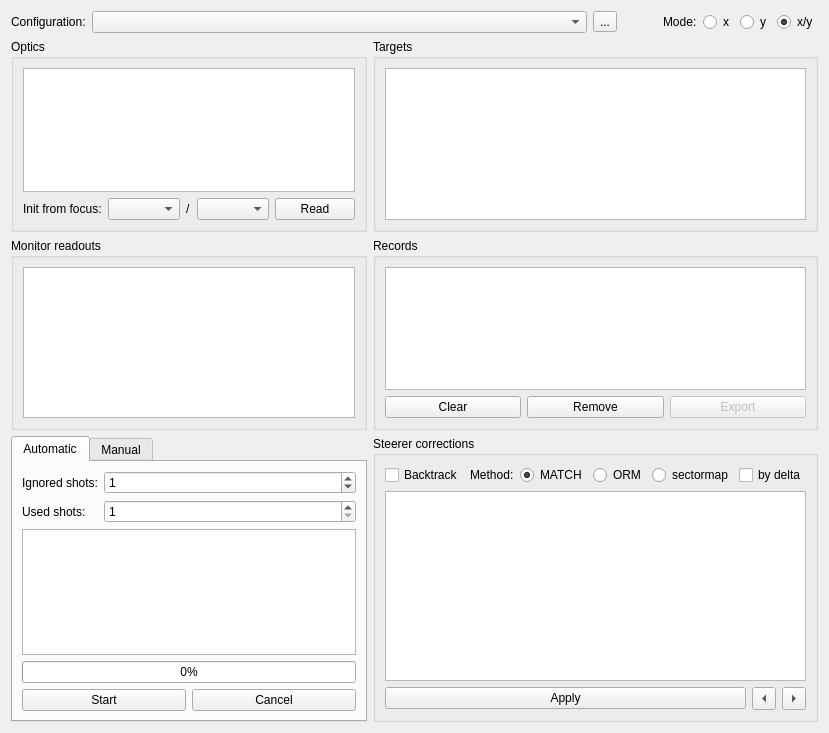
<?xml version="1.0" encoding="UTF-8"?>
<ui version="4.0">
 <class>OVM_Dialog</class>
 <widget class="QWidget" name="OVM_Dialog">
  <property name="geometry">
   <rect>
    <x>0</x>
    <y>0</y>
    <width>821</width>
    <height>733</height>
   </rect>
  </property>
  <property name="windowTitle">
   <string>Optic variation method (orbit flattening)</string>
  </property>
  <layout class="QGridLayout" columnstretch="1,1">
   <item row="0" column="0" colspan="2">
    <layout class="QHBoxLayout" name="_2" stretch="0,1,0,0,0,0,0,0">
     <item>
      <widget class="QLabel" name="label_2">
       <property name="text">
        <string>Configuration:</string>
       </property>
      </widget>
     </item>
     <item>
      <widget class="QComboBox" name="combo_config">
       <property name="sizePolicy">
        <sizepolicy hsizetype="Expanding" vsizetype="Fixed">
         <horstretch>1</horstretch>
         <verstretch>0</verstretch>
        </sizepolicy>
       </property>
      </widget>
     </item>
     <item>
      <widget class="QToolButton" name="btn_edit_conf">
       <property name="text">
        <string>...</string>
       </property>
      </widget>
     </item>
     <item>
      <spacer>
       <property name="orientation">
        <enum>Qt::Horizontal</enum>
       </property>
       <property name="sizeHint" stdset="0">
        <size>
         <width>40</width>
         <height>20</height>
        </size>
       </property>
      </spacer>
     </item>
     <item>
      <widget class="QLabel" name="label_3">
       <property name="text">
        <string>Mode:</string>
       </property>
      </widget>
     </item>
     <item>
      <widget class="QRadioButton" name="radio_mode_x">
       <property name="text">
        <string>x</string>
       </property>
       <attribute name="buttonGroup">
        <string notr="true">buttongroup_xy</string>
       </attribute>
      </widget>
     </item>
     <item>
      <widget class="QRadioButton" name="radio_mode_y">
       <property name="text">
        <string>y</string>
       </property>
       <attribute name="buttonGroup">
        <string notr="true">buttongroup_xy</string>
       </attribute>
      </widget>
     </item>
     <item>
      <widget class="QRadioButton" name="radio_mode_xy">
       <property name="text">
        <string>x/y</string>
       </property>
       <property name="checked">
        <bool>true</bool>
       </property>
       <attribute name="buttonGroup">
        <string notr="true">buttongroup_xy</string>
       </attribute>
      </widget>
     </item>
    </layout>
   </item>
   <item row="6" column="1">
    <widget class="QGroupBox" name="groupBox_2">
     <property name="title">
      <string>Steerer corrections</string>
     </property>
     <layout class="QVBoxLayout" name="gridLayout_2">
      <item>
       <layout class="QHBoxLayout">
        <item>
         <widget class="QCheckBox" name="check_backtrack">
          <property name="text">
           <string>Backtrack</string>
          </property>
         </widget>
        </item>
        <item>
         <spacer name="horizontalSpacer_2">
          <property name="orientation">
           <enum>Qt::Horizontal</enum>
          </property>
          <property name="sizeHint" stdset="0">
           <size>
            <width>40</width>
            <height>20</height>
           </size>
          </property>
         </spacer>
        </item>
        <item>
         <widget class="QLabel" name="label">
          <property name="text">
           <string>Method:</string>
          </property>
         </widget>
        </item>
        <item>
         <widget class="QRadioButton" name="radio_meth_match">
          <property name="text">
           <string>MATCH</string>
          </property>
          <property name="checked">
           <bool>true</bool>
          </property>
          <attribute name="buttonGroup">
           <string notr="true">buttongroup_method</string>
          </attribute>
         </widget>
        </item>
        <item>
         <widget class="QRadioButton" name="radio_meth_orm">
          <property name="text">
           <string>ORM</string>
          </property>
          <attribute name="buttonGroup">
           <string notr="true">buttongroup_method</string>
          </attribute>
         </widget>
        </item>
        <item>
         <widget class="QRadioButton" name="radio_meth_tm">
          <property name="text">
           <string>sectormap</string>
          </property>
          <attribute name="buttonGroup">
           <string notr="true">buttongroup_method</string>
          </attribute>
         </widget>
        </item>
        <item>
         <widget class="QCheckBox" name="check_bydelta">
          <property name="text">
           <string>by delta</string>
          </property>
         </widget>
        </item>
        <item>
         <spacer>
          <property name="orientation">
           <enum>Qt::Horizontal</enum>
          </property>
          <property name="sizeHint" stdset="0">
           <size>
            <width>40</width>
            <height>20</height>
           </size>
          </property>
         </spacer>
        </item>
       </layout>
      </item>
      <item>
       <widget class="TableView" name="tab_corrections">
        <property name="focusPolicy">
         <enum>Qt::ClickFocus</enum>
        </property>
       </widget>
      </item>
      <item>
       <layout class="QHBoxLayout" name="horizontalLayout_3">
        <item>
         <widget class="QPushButton" name="btn_apply">
          <property name="text">
           <string>Apply</string>
          </property>
         </widget>
        </item>
        <item>
         <widget class="QToolButton" name="btn_prev">
          <property name="text">
           <string>...</string>
          </property>
          <property name="arrowType">
           <enum>Qt::LeftArrow</enum>
          </property>
         </widget>
        </item>
        <item>
         <widget class="QToolButton" name="btn_next">
          <property name="text">
           <string>...</string>
          </property>
          <property name="arrowType">
           <enum>Qt::RightArrow</enum>
          </property>
         </widget>
        </item>
       </layout>
      </item>
     </layout>
    </widget>
   </item>
   <item row="6" column="0">
    <widget class="QTabWidget" name="tabs">
     <property name="currentIndex">
      <number>0</number>
     </property>
     <widget class="QWidget" name="tab_2">
      <attribute name="title">
       <string>Automatic</string>
      </attribute>
      <layout class="QGridLayout" name="gridLayout_5">
       <item row="1" column="0">
        <widget class="QPlainTextEdit" name="status_log">
         <property name="tabChangesFocus">
          <bool>true</bool>
         </property>
         <property name="readOnly">
          <bool>true</bool>
         </property>
        </widget>
       </item>
       <item row="3" column="0">
        <layout class="QHBoxLayout" name="horizontalLayout_2">
         <item>
          <widget class="QPushButton" name="btn_proc_start">
           <property name="text">
            <string>Start</string>
           </property>
          </widget>
         </item>
         <item>
          <widget class="QPushButton" name="btn_proc_abort">
           <property name="text">
            <string>Cancel</string>
           </property>
          </widget>
         </item>
        </layout>
       </item>
       <item row="2" column="0">
        <widget class="QProgressBar" name="ctrl_progress">
         <property name="value">
          <number>0</number>
         </property>
        </widget>
       </item>
       <item row="0" column="0">
        <layout class="QFormLayout" name="formLayout">
         <item row="0" column="0">
          <widget class="QLabel" name="label_5">
           <property name="text">
            <string>Ignored shots:</string>
           </property>
          </widget>
         </item>
         <item row="0" column="1">
          <widget class="QSpinBox" name="num_shots_wait">
           <property name="value">
            <number>1</number>
           </property>
          </widget>
         </item>
         <item row="1" column="0">
          <widget class="QLabel" name="label_6">
           <property name="text">
            <string>Used shots:</string>
           </property>
          </widget>
         </item>
         <item row="1" column="1">
          <widget class="QSpinBox" name="num_shots_use">
           <property name="minimum">
            <number>1</number>
           </property>
          </widget>
         </item>
        </layout>
       </item>
      </layout>
     </widget>
     <widget class="QWidget" name="tab_manual">
      <attribute name="title">
       <string>Manual</string>
      </attribute>
      <layout class="QGridLayout" name="gridLayout_3">
       <item row="0" column="0">
        <layout class="QHBoxLayout" name="horizontalLayout_4">
         <item>
          <widget class="QComboBox" name="combo_set_optic"/>
         </item>
         <item>
          <widget class="QPushButton" name="btn_set_optic">
           <property name="text">
            <string>Set optic</string>
           </property>
          </widget>
         </item>
        </layout>
       </item>
       <item row="1" column="0">
        <layout class="QGridLayout" name="gridLayout">
         <item row="1" column="0">
          <widget class="QPushButton" name="btn_update">
           <property name="text">
            <string>Update</string>
           </property>
          </widget>
         </item>
         <item row="1" column="2">
          <widget class="QPushButton" name="btn_fit">
           <property name="text">
            <string>Fit</string>
           </property>
          </widget>
         </item>
         <item row="1" column="1">
          <widget class="QPushButton" name="btn_record">
           <property name="text">
            <string>Record</string>
           </property>
          </widget>
         </item>
        </layout>
       </item>
      </layout>
     </widget>
    </widget>
   </item>
   <item row="2" column="1">
    <widget class="QGroupBox" name="groupBox_4">
     <property name="title">
      <string>Records</string>
     </property>
     <layout class="QGridLayout" name="gridLayout_6">
      <item row="1" column="0">
       <widget class="QPushButton" name="btn_rec_clear">
        <property name="text">
         <string>Clear</string>
        </property>
       </widget>
      </item>
      <item row="1" column="1">
       <widget class="QPushButton" name="btn_rec_remove">
        <property name="text">
         <string>Remove</string>
        </property>
       </widget>
      </item>
      <item row="1" column="2">
       <widget class="QPushButton" name="btn_rec_export">
        <property name="enabled">
         <bool>false</bool>
        </property>
        <property name="text">
         <string>Export</string>
        </property>
       </widget>
      </item>
      <item row="0" column="0" colspan="3">
       <widget class="TableView" name="tab_records">
        <property name="focusPolicy">
         <enum>Qt::ClickFocus</enum>
        </property>
       </widget>
      </item>
     </layout>
    </widget>
   </item>
   <item row="1" column="1">
    <widget class="QGroupBox" name="group_target">
     <property name="title">
      <string>Targets</string>
     </property>
     <layout class="QVBoxLayout">
      <item>
       <widget class="TableView" name="tab_targets">
        <property name="focusPolicy">
         <enum>Qt::ClickFocus</enum>
        </property>
       </widget>
      </item>
     </layout>
    </widget>
   </item>
   <item row="1" column="0">
    <widget class="QGroupBox" name="groupBox">
     <property name="title">
      <string>Optics</string>
     </property>
     <layout class="QGridLayout" columnstretch="0,0,0">
      <item row="1" column="1">
       <layout class="QHBoxLayout" name="horizontalLayout">
        <item>
         <widget class="QLabel" name="label">
          <property name="text">
           <string>Init from focus:</string>
          </property>
         </widget>
        </item>
        <item>
         <spacer name="horizontalSpacer">
          <property name="orientation">
           <enum>Qt::Horizontal</enum>
          </property>
          <property name="sizeHint" stdset="0">
           <size>
            <width>40</width>
            <height>20</height>
           </size>
          </property>
         </spacer>
        </item>
        <item>
         <widget class="QComboBox" name="read_focus1"/>
        </item>
        <item>
         <widget class="QLabel" name="label_9">
          <property name="text">
           <string>/</string>
          </property>
         </widget>
        </item>
        <item>
         <widget class="QComboBox" name="read_focus2"/>
        </item>
       </layout>
      </item>
      <item row="1" column="2">
       <widget class="QPushButton" name="btn_read_focus">
        <property name="text">
         <string>Read</string>
        </property>
       </widget>
      </item>
      <item row="0" column="1" colspan="2">
       <widget class="TableView" name="tab_optics"/>
      </item>
     </layout>
    </widget>
   </item>
   <item row="2" column="0">
    <widget class="QGroupBox" name="groupBox_3">
     <property name="title">
      <string>Monitor readouts</string>
     </property>
     <layout class="QGridLayout" name="gridLayout_4">
      <item row="0" column="0">
       <widget class="TableView" name="tab_readouts"/>
      </item>
     </layout>
    </widget>
   </item>
  </layout>
 </widget>
 <customwidgets>
  <customwidget>
   <class>TableView</class>
   <extends>QTableView</extends>
   <header>madgui/widget/tableview.h</header>
  </customwidget>
 </customwidgets>
 <resources/>
 <connections/>
 <buttongroups>
  <buttongroup name="buttongroup_method"/>
  <buttongroup name="buttongroup_xy"/>
 </buttongroups>
</ui>
